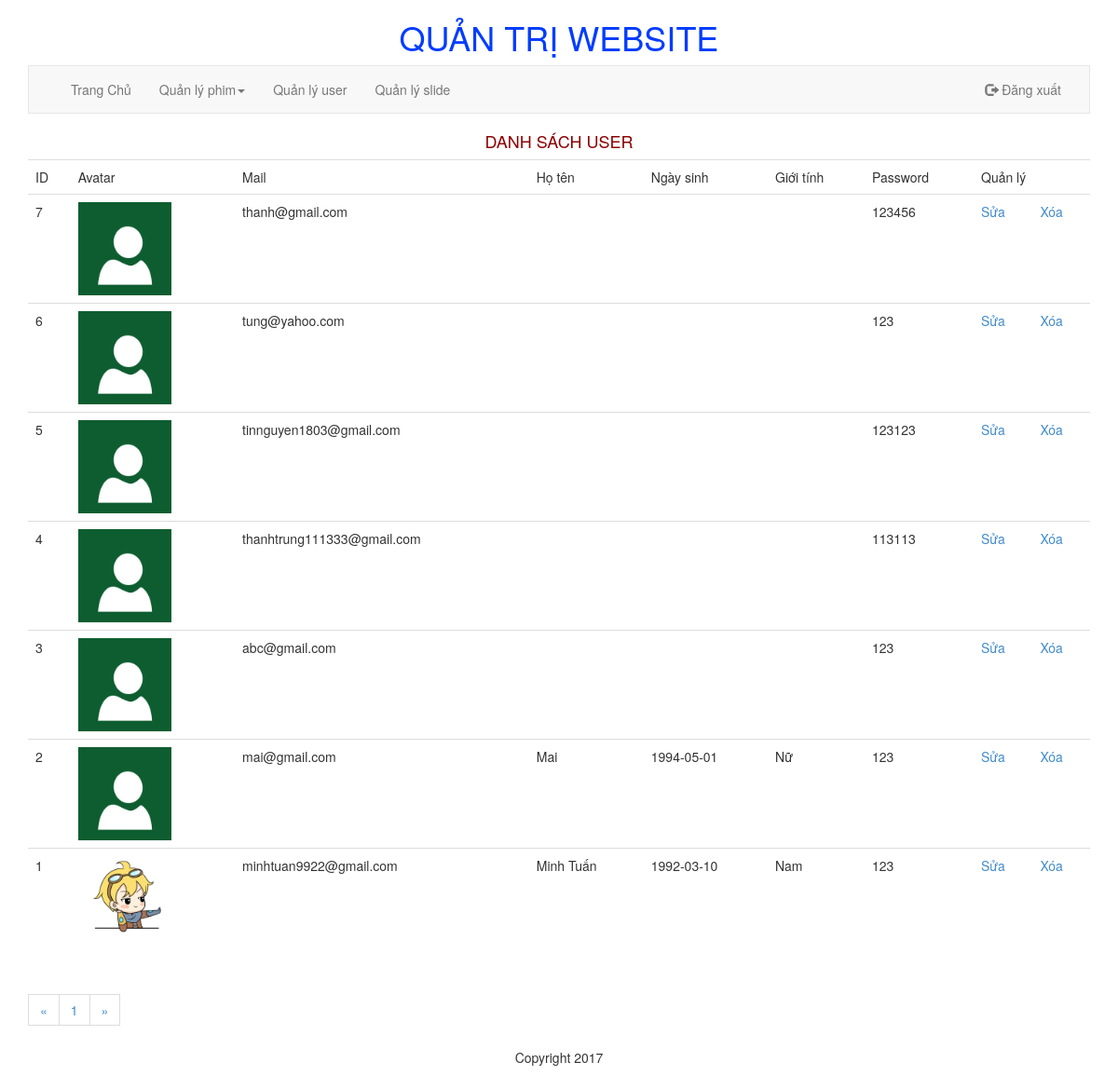
The app's page /application/views/admin/index.php?quanly=quanlyuser&ac=lietke (signed in) with its own data.
### tables this page shows
CREATE TABLE IF NOT EXISTS `user` (
  `id` int(11) NOT NULL AUTO_INCREMENT,
  `mail` varchar(255) NOT NULL,
  `ho_ten` varchar(255) NOT NULL,
  `gioitinh` varchar(50) NOT NULL,
  `ngaysinh` varchar(100) NOT NULL,
  `pass` varchar(255) NOT NULL,
  `avatar` varchar(255) NOT NULL,
  PRIMARY KEY (`id`)
);

### application/views/admin/modules/quanlyuser/lietke.php (the view)
<?php
$s=10;
	if (isset($_GET['trang']))
	{
		$get_trang = $_GET['trang'];
	}
	else $get_trang = 0;
	if ($get_trang == 0 || $get_trang == 1)
		$trang = 0;
	else
		$trang = $get_trang * $s - $s;
$sql = "SELECT * FROM user ORDER BY id DESC LIMIT $trang,$s";
$run = mysqli_query($conn, $sql);
?>
<h4 style="text-align: center; color: #8C0002;">DANH SÁCH USER</h4>
 <table class="table table-hover">
  <tbody>
    <tr>
      <td>ID</td>
      <td>Avatar</td>
      <td>Mail</td>
      <td>Họ tên</td>
      <td>Ngày sinh</td>
      <td>Giới tính</td>
      <td>Password</td>
      <td colspan="2">Quản lý</td>
    </tr>
    <?php
	  while($dong = mysqli_fetch_array($run)) {
	?>
    <tr>
      <td><?php echo($dong['id']); ?></td>
      <td><img src="./modules/quanlyuser/avatar/<?php echo($dong['avatar']); ?>" width="auto" height="100px"></td>
      <td><?php echo($dong['mail']); ?></td>
      <td><?php echo($dong['ho_ten']); ?></td>
      <td><?php echo($dong['ngaysinh']); ?></td>
      <td><?php echo($dong['gioitinh']); ?></td>
      <td><?php echo($dong['pass']); ?></td>
      <td><a href="index.php?quanly=quanlyuser&ac=sua&id=<?php echo($dong['id']); ?>">Sửa</a></td>
      <td><a href="index.php?quanly=quanlyuser&ac=xoa&id=<?php echo($dong['id']); ?>">Xóa</a></td>
    </tr>
    <?php
	  }
?>
  </tbody>
</table>
<?php
	$sql_trang = mysqli_query($conn, "SELECT * FROM user");
	$count = mysqli_num_rows($sql_trang);
	$a = ceil($count/$s);
	echo('
	<ul class="pagination">
		<li><a href="#">&laquo;</a></li>');
	for($i = 1; $i <=$a; $i++)
	{
		if ($get_trang == $i)
		{
			echo('<li class="active"><a href="?quanly=quanlyuser&ac=lietke&trang='.$i.'">'.$i.'<span class="sr-only">(current)</span></a></li>');
		}
		else
			echo('<li><a href="?quanly=quanlyuser&ac=lietke&trang='.$i.'">'.$i.'</a></li>');
	}
	echo('
		<li><a href="#">&raquo;</a></li>
	</ul>
	');
?>

### records on screen
user: id "7", avatar (placeholder picture), mail "thanh@gmail.com", pass "123456"
user: id "6", avatar (placeholder picture), mail "tung@yahoo.com", pass "123"
user: id "5", avatar (placeholder picture), mail "tinnguyen1803@gmail.com", pass "123123"
user: id "4", avatar (placeholder picture), mail "thanhtrung111333@gmail.com", pass "113113"
user: id "3", avatar (placeholder picture), mail "abc@gmail.com", pass "123"
user: id "2", avatar (placeholder picture), mail "mai@gmail.com", ho_ten "Mai", ngaysinh "1994-05-01", gioitinh "Nữ", pass "123"
user: id "1", avatar (picture), mail "minhtuan9922@gmail.com", ho_ten "Minh Tuấn", ngaysinh "1992-03-10", gioitinh "Nam", pass "123"
